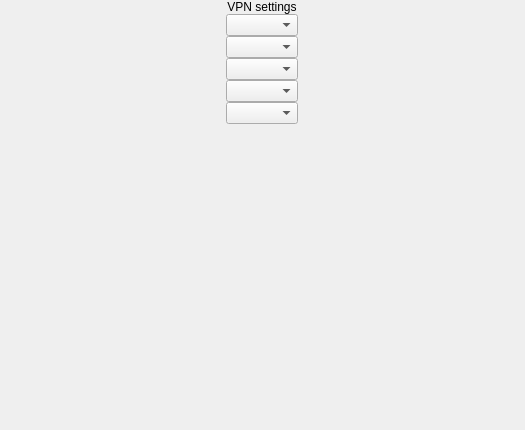
<?xml version="1.0" encoding="UTF-8"?>
<ui version="4.0">
 <class>SettingsScreen</class>
 <widget class="QWidget" name="SettingsScreen">
  <property name="geometry">
   <rect>
    <x>0</x>
    <y>0</y>
    <width>525</width>
    <height>430</height>
   </rect>
  </property>
  <property name="windowTitle">
   <string>Form</string>
  </property>
  <layout class="QVBoxLayout" name="verticalLayout">
   <property name="spacing">
    <number>0</number>
   </property>
   <property name="leftMargin">
    <number>0</number>
   </property>
   <property name="topMargin">
    <number>0</number>
   </property>
   <property name="rightMargin">
    <number>0</number>
   </property>
   <property name="bottomMargin">
    <number>0</number>
   </property>
   <item alignment="Qt::AlignHCenter">
    <widget class="QLabel" name="lbCaption">
     <property name="sizePolicy">
      <sizepolicy hsizetype="Fixed" vsizetype="Fixed">
       <horstretch>0</horstretch>
       <verstretch>0</verstretch>
      </sizepolicy>
     </property>
     <property name="text">
      <string>VPN settings</string>
     </property>
     <property name="alignment">
      <set>Qt::AlignCenter</set>
     </property>
    </widget>
   </item>
   <item alignment="Qt::AlignHCenter">
    <widget class="CustomComboBox" name="cbbBandwidth">
     <property name="sizePolicy">
      <sizepolicy hsizetype="Fixed" vsizetype="Fixed">
       <horstretch>0</horstretch>
       <verstretch>0</verstretch>
      </sizepolicy>
     </property>
    </widget>
   </item>
   <item>
    <widget class="QWidget" name="wgtMarin_1" native="true"/>
   </item>
   <item alignment="Qt::AlignHCenter">
    <widget class="CustomComboBox" name="cbbUptime">
     <property name="sizePolicy">
      <sizepolicy hsizetype="Fixed" vsizetype="Fixed">
       <horstretch>0</horstretch>
       <verstretch>0</verstretch>
      </sizepolicy>
     </property>
    </widget>
   </item>
   <item>
    <widget class="QWidget" name="wgtMarin_4" native="true"/>
   </item>
   <item alignment="Qt::AlignHCenter">
    <widget class="CustomComboBox" name="cbbEncryption">
     <property name="sizePolicy">
      <sizepolicy hsizetype="Fixed" vsizetype="Fixed">
       <horstretch>0</horstretch>
       <verstretch>0</verstretch>
      </sizepolicy>
     </property>
    </widget>
   </item>
   <item>
    <widget class="QWidget" name="wgtMarin_3" native="true"/>
   </item>
   <item alignment="Qt::AlignHCenter">
    <widget class="CustomComboBox" name="cbbBalance">
     <property name="sizePolicy">
      <sizepolicy hsizetype="Fixed" vsizetype="Fixed">
       <horstretch>0</horstretch>
       <verstretch>0</verstretch>
      </sizepolicy>
     </property>
    </widget>
   </item>
   <item>
    <widget class="QWidget" name="wgtMarin_2" native="true"/>
   </item>
   <item alignment="Qt::AlignHCenter">
    <widget class="CustomComboBox" name="cbbLanguage">
     <property name="sizePolicy">
      <sizepolicy hsizetype="Fixed" vsizetype="Fixed">
       <horstretch>0</horstretch>
       <verstretch>0</verstretch>
      </sizepolicy>
     </property>
    </widget>
   </item>
   <item>
    <spacer name="verticalSpacer">
     <property name="orientation">
      <enum>Qt::Vertical</enum>
     </property>
     <property name="sizeHint" stdset="0">
      <size>
       <width>20</width>
       <height>40</height>
      </size>
     </property>
    </spacer>
   </item>
  </layout>
 </widget>
 <customwidgets>
  <customwidget>
   <class>CustomComboBox</class>
   <extends>QComboBox</extends>
   <header>CustomComboBox.h</header>
  </customwidget>
 </customwidgets>
 <resources/>
 <connections/>
</ui>
